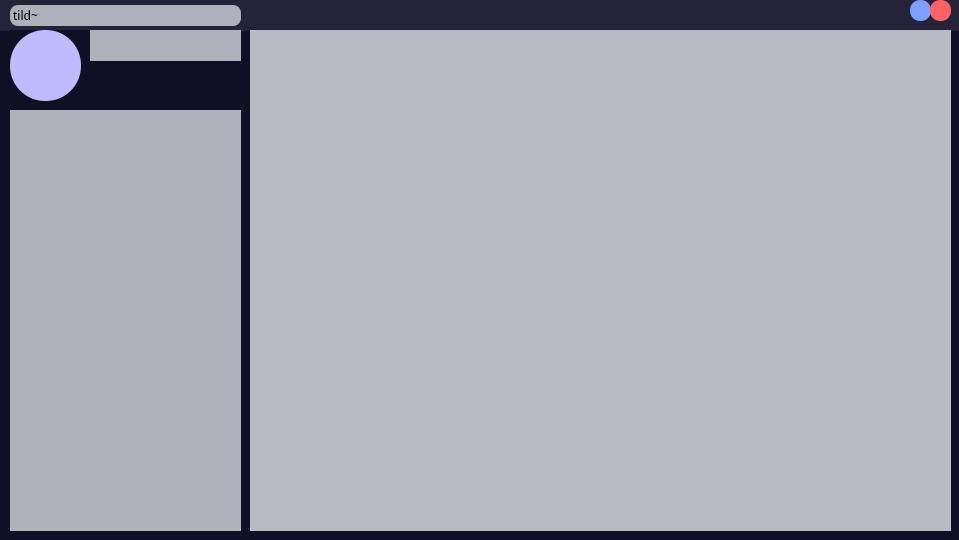
<?xml version="1.0" encoding="UTF-8"?>
<ui version="4.0">
 <class>MainWindow</class>
 <widget class="QMainWindow" name="MainWindow">
  <property name="geometry">
   <rect>
    <x>0</x>
    <y>0</y>
    <width>959</width>
    <height>540</height>
   </rect>
  </property>
  <property name="sizePolicy">
   <sizepolicy hsizetype="Preferred" vsizetype="Preferred">
    <horstretch>0</horstretch>
    <verstretch>0</verstretch>
   </sizepolicy>
  </property>
  <property name="maximumSize">
   <size>
    <width>1920</width>
    <height>1080</height>
   </size>
  </property>
  <property name="sizeIncrement">
   <size>
    <width>0</width>
    <height>0</height>
   </size>
  </property>
  <property name="windowTitle">
   <string>MainWindow</string>
  </property>
  <widget class="QWidget" name="centralwidget">
   <widget class="QFrame" name="frame">
    <property name="geometry">
     <rect>
      <x>0</x>
      <y>0</y>
      <width>960</width>
      <height>540</height>
     </rect>
    </property>
    <property name="maximumSize">
     <size>
      <width>1920</width>
      <height>1080</height>
     </size>
    </property>
    <property name="styleSheet">
     <string notr="true">background-color: rgb(16, 16, 36);
border: none;
border-radius:0px;</string>
    </property>
    <property name="frameShape">
     <enum>QFrame::StyledPanel</enum>
    </property>
    <property name="frameShadow">
     <enum>QFrame::Raised</enum>
    </property>
    <widget class="QFrame" name="titlebar">
     <property name="geometry">
      <rect>
       <x>0</x>
       <y>0</y>
       <width>961</width>
       <height>31</height>
      </rect>
     </property>
     <property name="maximumSize">
      <size>
       <width>1920</width>
       <height>1080</height>
      </size>
     </property>
     <property name="styleSheet">
      <string notr="true">background-color:rgb(36, 36, 56);</string>
     </property>
     <property name="frameShape">
      <enum>QFrame::StyledPanel</enum>
     </property>
     <property name="frameShadow">
      <enum>QFrame::Raised</enum>
     </property>
     <widget class="QPushButton" name="resizebtn">
      <property name="geometry">
       <rect>
        <x>910</x>
        <y>0</y>
        <width>21</width>
        <height>21</height>
       </rect>
      </property>
      <property name="minimumSize">
       <size>
        <width>21</width>
        <height>21</height>
       </size>
      </property>
      <property name="maximumSize">
       <size>
        <width>21</width>
        <height>21</height>
       </size>
      </property>
      <property name="toolTip">
       <string>Restore</string>
      </property>
      <property name="styleSheet">
       <string notr="true">color: rgb(123, 158, 255);
background-color: rgb(123, 158, 255);
border-radius:10px;</string>
      </property>
      <property name="text">
       <string/>
      </property>
     </widget>
     <widget class="QPushButton" name="closebtn">
      <property name="geometry">
       <rect>
        <x>930</x>
        <y>0</y>
        <width>21</width>
        <height>21</height>
       </rect>
      </property>
      <property name="minimumSize">
       <size>
        <width>21</width>
        <height>21</height>
       </size>
      </property>
      <property name="maximumSize">
       <size>
        <width>21</width>
        <height>21</height>
       </size>
      </property>
      <property name="toolTip">
       <string>Close</string>
      </property>
      <property name="styleSheet">
       <string notr="true">background-color: rgb(255, 98, 98);
color:  rgb(255, 98, 98);
border-radius:10px;</string>
      </property>
      <property name="text">
       <string/>
      </property>
     </widget>
     <widget class="QLabel" name="label">
      <property name="geometry">
       <rect>
        <x>10</x>
        <y>5</y>
        <width>231</width>
        <height>21</height>
       </rect>
      </property>
      <property name="font">
       <font>
        <family>Gisha</family>
        <weight>50</weight>
        <italic>false</italic>
        <bold>false</bold>
       </font>
      </property>
      <property name="styleSheet">
       <string notr="true">background-color:rgb(176, 176, 186);
border-radius:8px;
</string>
      </property>
      <property name="text">
       <string> tild~</string>
      </property>
     </widget>
    </widget>
    <widget class="QStackedWidget" name="leftpanel">
     <property name="geometry">
      <rect>
       <x>10</x>
       <y>30</y>
       <width>231</width>
       <height>511</height>
      </rect>
     </property>
     <property name="currentIndex">
      <number>0</number>
     </property>
     <widget class="QWidget" name="page">
      <widget class="QFrame" name="dialoguesmanager">
       <property name="enabled">
        <bool>true</bool>
       </property>
       <property name="geometry">
        <rect>
         <x>0</x>
         <y>0</y>
         <width>241</width>
         <height>501</height>
        </rect>
       </property>
       <property name="frameShape">
        <enum>QFrame::StyledPanel</enum>
       </property>
       <property name="frameShadow">
        <enum>QFrame::Raised</enum>
       </property>
       <widget class="QLineEdit" name="searchline">
        <property name="geometry">
         <rect>
          <x>80</x>
          <y>0</y>
          <width>151</width>
          <height>31</height>
         </rect>
        </property>
        <property name="styleSheet">
         <string notr="true">background-color: rgb(176, 176, 186);
border: none;
border-radius:0px;</string>
        </property>
       </widget>
       <widget class="QScrollArea" name="dialogues">
        <property name="geometry">
         <rect>
          <x>0</x>
          <y>80</y>
          <width>231</width>
          <height>421</height>
         </rect>
        </property>
        <property name="styleSheet">
         <string notr="true">background-color: rgb(176, 176, 186);
border: none;
border-radius:0px;</string>
        </property>
        <property name="widgetResizable">
         <bool>true</bool>
        </property>
        <widget class="QWidget" name="scrollAreaWidgetContents_2">
         <property name="geometry">
          <rect>
           <x>0</x>
           <y>0</y>
           <width>231</width>
           <height>421</height>
          </rect>
         </property>
        </widget>
       </widget>
       <widget class="QPushButton" name="profilebutton">
        <property name="geometry">
         <rect>
          <x>0</x>
          <y>0</y>
          <width>71</width>
          <height>71</height>
         </rect>
        </property>
        <property name="layoutDirection">
         <enum>Qt::LeftToRight</enum>
        </property>
        <property name="autoFillBackground">
         <bool>false</bool>
        </property>
        <property name="styleSheet">
         <string notr="true">background-color:rgb(192, 187, 255);
border-radius:35px;</string>
        </property>
        <property name="text">
         <string/>
        </property>
        <property name="iconSize">
         <size>
          <width>72</width>
          <height>72</height>
         </size>
        </property>
       </widget>
       <zorder>dialogues</zorder>
       <zorder>profilebutton</zorder>
       <zorder>searchline</zorder>
      </widget>
     </widget>
     <widget class="QWidget" name="page_2">
      <widget class="QFrame" name="contextmenu">
       <property name="enabled">
        <bool>true</bool>
       </property>
       <property name="geometry">
        <rect>
         <x>0</x>
         <y>0</y>
         <width>241</width>
         <height>501</height>
        </rect>
       </property>
       <property name="frameShape">
        <enum>QFrame::StyledPanel</enum>
       </property>
       <property name="frameShadow">
        <enum>QFrame::Raised</enum>
       </property>
       <widget class="QPushButton" name="changeicon">
        <property name="geometry">
         <rect>
          <x>0</x>
          <y>0</y>
          <width>231</width>
          <height>61</height>
         </rect>
        </property>
        <property name="font">
         <font>
          <family>Gisha</family>
          <pointsize>12</pointsize>
          <weight>50</weight>
          <bold>false</bold>
         </font>
        </property>
        <property name="styleSheet">
         <string notr="true">background-color:rgb(176, 176, 186);</string>
        </property>
        <property name="text">
         <string>Change icon</string>
        </property>
       </widget>
       <widget class="QPushButton" name="changename">
        <property name="geometry">
         <rect>
          <x>0</x>
          <y>70</y>
          <width>231</width>
          <height>61</height>
         </rect>
        </property>
        <property name="font">
         <font>
          <family>Gisha</family>
          <pointsize>12</pointsize>
          <weight>50</weight>
          <bold>false</bold>
         </font>
        </property>
        <property name="styleSheet">
         <string notr="true">background-color:rgb(176, 176, 186);</string>
        </property>
        <property name="text">
         <string>Change name</string>
        </property>
       </widget>
       <widget class="QPushButton" name="changepassword">
        <property name="geometry">
         <rect>
          <x>0</x>
          <y>140</y>
          <width>231</width>
          <height>61</height>
         </rect>
        </property>
        <property name="font">
         <font>
          <family>Gisha</family>
          <pointsize>12</pointsize>
          <weight>50</weight>
          <bold>false</bold>
         </font>
        </property>
        <property name="styleSheet">
         <string notr="true">background-color:rgb(176, 176, 186);</string>
        </property>
        <property name="text">
         <string>Change password</string>
        </property>
       </widget>
       <widget class="QPushButton" name="changenumber">
        <property name="geometry">
         <rect>
          <x>0</x>
          <y>210</y>
          <width>231</width>
          <height>61</height>
         </rect>
        </property>
        <property name="font">
         <font>
          <family>Gisha</family>
          <pointsize>12</pointsize>
         </font>
        </property>
        <property name="styleSheet">
         <string notr="true">background-color:rgb(176, 176, 186);</string>
        </property>
        <property name="text">
         <string>Change phone number</string>
        </property>
       </widget>
       <widget class="QPushButton" name="adddialogue">
        <property name="geometry">
         <rect>
          <x>0</x>
          <y>280</y>
          <width>231</width>
          <height>61</height>
         </rect>
        </property>
        <property name="font">
         <font>
          <family>Gisha</family>
          <pointsize>12</pointsize>
          <weight>50</weight>
          <bold>false</bold>
         </font>
        </property>
        <property name="styleSheet">
         <string notr="true">background-color:rgb(176, 176, 186);</string>
        </property>
        <property name="text">
         <string>Add friend-dialogue</string>
        </property>
       </widget>
       <widget class="QPushButton" name="addnewgroup">
        <property name="geometry">
         <rect>
          <x>0</x>
          <y>350</y>
          <width>231</width>
          <height>61</height>
         </rect>
        </property>
        <property name="font">
         <font>
          <family>Gisha</family>
          <pointsize>12</pointsize>
          <weight>50</weight>
          <bold>false</bold>
         </font>
        </property>
        <property name="styleSheet">
         <string notr="true">background-color:rgb(176, 176, 186);</string>
        </property>
        <property name="text">
         <string>New group</string>
        </property>
       </widget>
       <widget class="QPushButton" name="backbtn">
        <property name="geometry">
         <rect>
          <x>0</x>
          <y>420</y>
          <width>231</width>
          <height>61</height>
         </rect>
        </property>
        <property name="font">
         <font>
          <family>Gisha</family>
          <pointsize>12</pointsize>
          <weight>50</weight>
          <bold>false</bold>
         </font>
        </property>
        <property name="styleSheet">
         <string notr="true">background-color:rgb(176, 176, 186);</string>
        </property>
        <property name="text">
         <string>Back</string>
        </property>
       </widget>
      </widget>
     </widget>
    </widget>
    <widget class="QStackedWidget" name="stackedWidget">
     <property name="geometry">
      <rect>
       <x>250</x>
       <y>30</y>
       <width>701</width>
       <height>501</height>
      </rect>
     </property>
     <property name="currentIndex">
      <number>1</number>
     </property>
     <widget class="QWidget" name="page_3">
      <widget class="QLabel" name="label_2">
       <property name="geometry">
        <rect>
         <x>0</x>
         <y>0</y>
         <width>701</width>
         <height>501</height>
        </rect>
       </property>
       <property name="font">
        <font>
         <family>Gisha</family>
         <pointsize>16</pointsize>
         <weight>50</weight>
         <italic>false</italic>
         <bold>false</bold>
         <underline>false</underline>
        </font>
       </property>
       <property name="styleSheet">
        <string notr="true">background-color: qlineargradient(spread:pad, x1:0, y1:0, x2:1, y2:0, stop:0 rgb(176, 176, 186), stop:1  rgb(206, 206, 216));
border-radius:0px;</string>
       </property>
       <property name="text">
        <string> Select a dialog and start a conversation</string>
       </property>
      </widget>
     </widget>
     <widget class="QWidget" name="page_4">
      <widget class="QScrollArea" name="scrollArea_2">
       <property name="geometry">
        <rect>
         <x>0</x>
         <y>0</y>
         <width>701</width>
         <height>551</height>
        </rect>
       </property>
       <property name="styleSheet">
        <string notr="true">background-color: rgb(186, 186, 196);
border: none;
border-radius:0px;</string>
       </property>
       <property name="widgetResizable">
        <bool>true</bool>
       </property>
       <widget class="QWidget" name="scrollAreaWidgetContents_5">
        <property name="geometry">
         <rect>
          <x>0</x>
          <y>0</y>
          <width>701</width>
          <height>551</height>
         </rect>
        </property>
       </widget>
      </widget>
     </widget>
    </widget>
   </widget>
  </widget>
 </widget>
 <resources/>
 <connections/>
</ui>
